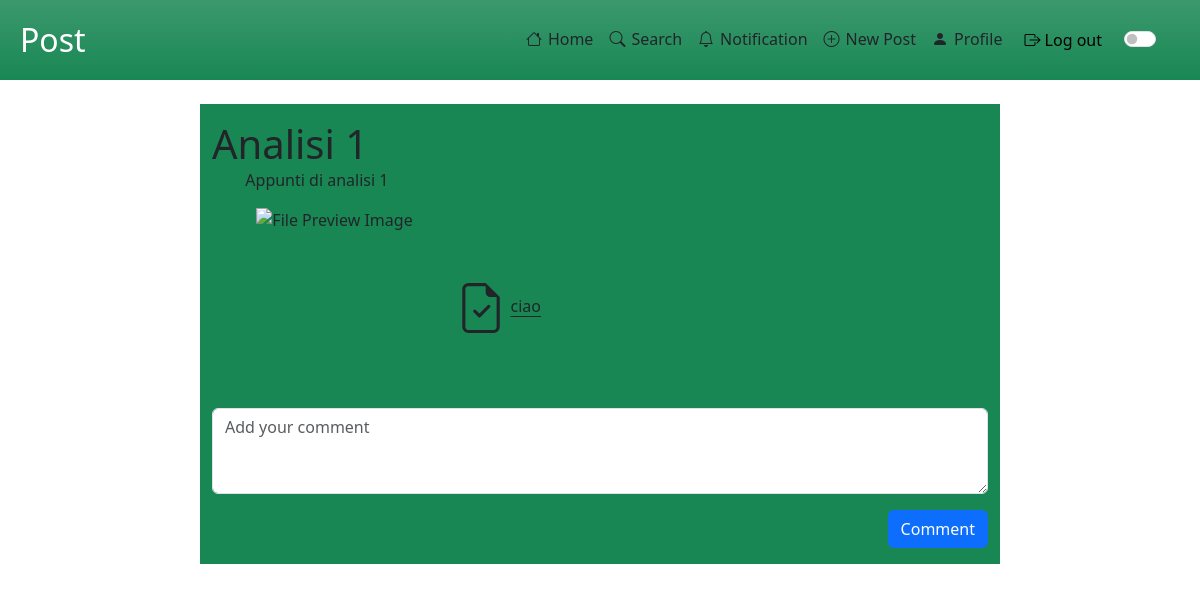
/website/post/viewPost.php?id=5 (signed in), run on an earlier commit of the app's database.
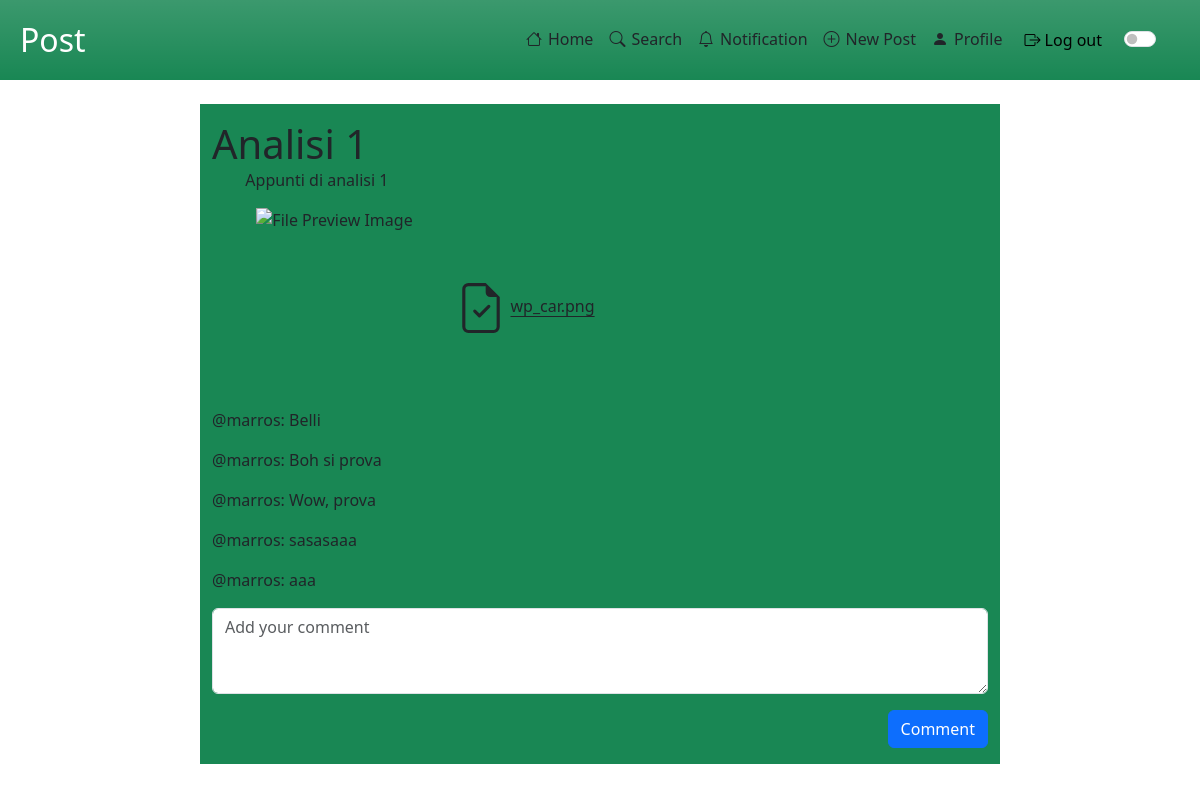
And on a later commit of the database.
### tables this page shows
CREATE TABLE `media` (
  `IdMedia` int(11) NOT NULL,
  `FileName` tinytext NOT NULL,
  `FilePath` tinytext NOT NULL,
  `Extension` varchar(10) DEFAULT NULL
);

CREATE TABLE `usercomment` (
  `IdComment` int(11) NOT NULL,
  `CommentText` text NOT NULL,
  `IdPost` int(11) NOT NULL,
  `IdUser` int(11) NOT NULL
);

CREATE TABLE `utente` (
  `IdUser` int(11) NOT NULL,
  `Name` varchar(100) NOT NULL,
  `Surname` varchar(100) NOT NULL,
  `NumberFollower` int(11) NOT NULL,
  `Username` varchar(100) NOT NULL,
  `Email` varchar(100) NOT NULL,
  `Password` varchar(255) NOT NULL,
  `Description` tinytext DEFAULT NULL,
  `IdMedia` int(11) DEFAULT NULL
);

### website/includes/database.php (called while the page is built, shortened)
<?php
class DataBaseHelper
{
    private $db;
    public function __construct($hostname, $username, $password, $dbname, $port)
    {
        $this->db = new mysqli($hostname, $username, $password, $dbname, $port);
    }
    public function execQuery($query, $retType = MYSQLI_BOTH)
    {
        $stmt = $this->db->prepare($query);
        $stmt->execute();
        $res = $stmt->get_result();
        return $res == FALSE ? "" : $res->fetch_all($retType);
    }
};
$dbh = new DataBaseHelper("localhost", "root", "", "noteforall", 3307);

### website/post/viewPost.php (the view, shortened to what this page needs)
<!DOCTYPE html>
<html lang="en">
<?php
require_once("../includes/database.php");
$viewPostId = $_GET["id"];
$query = "SELECT * FROM post WHERE IdPost = $viewPostId;";
$infoPost = $dbh->execQuery($query)[0];
?>
<head>
    <link href="https://cdn.jsdelivr.net/npm/bootstrap@5.3.2/dist/css/bootstrap.min.css" rel="stylesheet">
</head>
<body>
    <div class="row m-auto mb-4">
        <?php
        include_once("../includes/navbar.php");
        ?>
    </div>
    <div class="container-fluid col-8 mx-auto py-auto py-3 d-block bg-success">
        <section>
            <div class="row justify-content-start">
                <h1 class="m-auto">
                    <?php echo ($infoPost["Title"]); ?>
                </h1>
            </div>
            <div class="row justify-content-center">
                <div class="col-11">
                    <p>
                        <?php echo ($infoPost["Description"]); ?>
                    </p>
                </div>
            </div>
            <div class="row col-11 mx-auto d-flex align-items-center">
                <?php
                if ($infoPost["IdPreview"] != NULL) {
                    $previewId = $infoPost["IdPreview"];
                    $query = "SELECT * FROM media WHERE IdMedia = $previewId;";
                    $previewRes = $dbh->execQuery($query)[0];
                    $previewPath = $previewRes["FilePath"];
                    $previewPath = "../" . $previewPath;
                ?>
                    <img class="img-fluid d-flex" style="width: 200px; height: 200px;" src="<?php echo ($previewPath); ?>" alt="File Preview Image">
                <?php
                }
                $mediaId = $infoPost["IdMedia"];
                $query = "SELECT * FROM media WHERE IdMedia = $mediaId;";
                $mediaRes = $dbh->execQuery($query)[0];
                $mediaPath = $mediaRes["FilePath"];
                $mediaName = $mediaRes["FileName"];
                ?>
                <span class="col-6 justify-content-end">
                    <a class="link-dark link-offset-2" href="<?php echo ($mediaPath) ?>" download><?php echo ($mediaName); ?></a>
                </span>
            </div>
            <div class="row">
                <?php
                $queryComments = "SELECT * FROM usercomment WHERE IdPost = {$infoPost['IdPost']}
                                ORDER BY IdComment ASC;";
                $comments = $dbh->execQuery($queryComments);
                foreach ($comments as $comment) {
                    $queryUserComment = "SELECT Username from utente WHERE IdUser = {$comment['IdUser']};";
                    $userComment = $dbh->execQuery($queryUserComment);
                ?>
                    <p>@<?php echo $userComment[0]['Username'] ?>: <?php echo $comment['CommentText'] ?></p>
                <?php
                }
                ?>
                <form action="../addComment.php" method="POST">
                    <div class="form-group">
                        <textarea class="form-control" id="textAreaComment" rows="3" placeholder="Add your comment" name="commentText"></textarea>
                        <input type="submit" value="Comment" id="submitComment" class="btn btn-primary mt-3 float-end">
                    </div>
                </form>
            </div>
        </section>
    </div>
</body>
</html>

What changed in the data, as far as the page shows it:
no longer on this page (row unchanged): media: FileName "ciao"
now on this page (row edited): media: FileName "wp_car.png"
added usercomment: IdUser.Username "marros", CommentText "Belli"
added usercomment: IdUser.Username "marros", CommentText "Boh si prova"
added usercomment: IdUser.Username "marros", CommentText "Wow, prova"
added usercomment: IdUser.Username "marros", CommentText "sasasaaa"
added usercomment: IdUser.Username "marros", CommentText "aaa"
